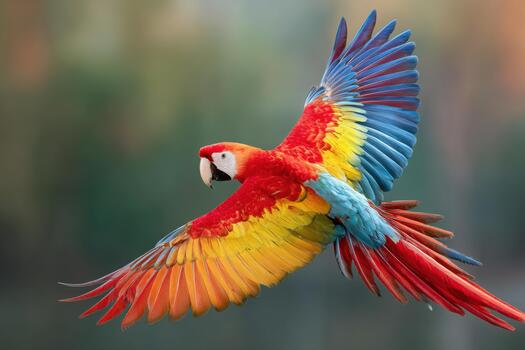
#> input picture parrot.jpg, 525 x 350 px
$ jupyter execute 'exp3 Histogram.ipynb'
#> lines starting #> are read from the running program, lines starting #| are printed output that depends on the picture
# Ex. No: 03
## Histogram Equalization Using OpenCV (Grayscale & Color Images)

## Name : MADHUMITHA R R
## Reg. No : 212224240083

[cell 1]
import cv2
import matplotlib.pyplot as plt

gray = cv2.imread('parrot.jpg', 0)
#> gray: shape (350, 525); min 0, max 248, mean 100.3

if gray is None:
    print("Image not found. Check the file name and folder.")
else:
    plt.figure(figsize=(10, 8))

    plt.subplot(2, 2, 1)
    plt.imshow(gray, cmap='gray')
    plt.title('Original Grayscale Image')
    plt.axis('off')

    plt.subplot(2, 2, 2)
    plt.hist(gray.ravel(), 256, [0, 256], color='black')
    plt.title('Original Histogram')

    equalized = cv2.equalizeHist(gray)
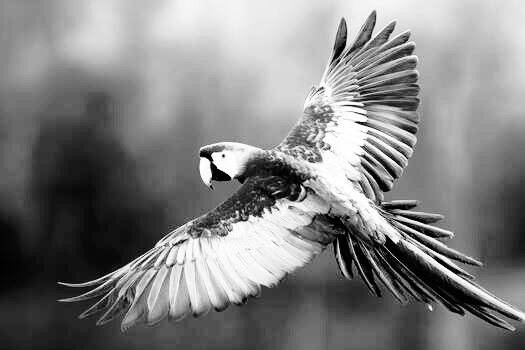
#> equalized: shape (350, 525); min 0, max 255, mean 128.7

    plt.subplot(2, 2, 3)
    plt.imshow(equalized, cmap='gray')
    plt.title('Enhanced Grayscale Image')
    plt.axis('off')

    plt.subplot(2, 2, 4)
    plt.hist(equalized.ravel(), 256, [0, 256], color='black')
    plt.title('Enhanced Histogram')

    plt.tight_layout()
    plt.show()
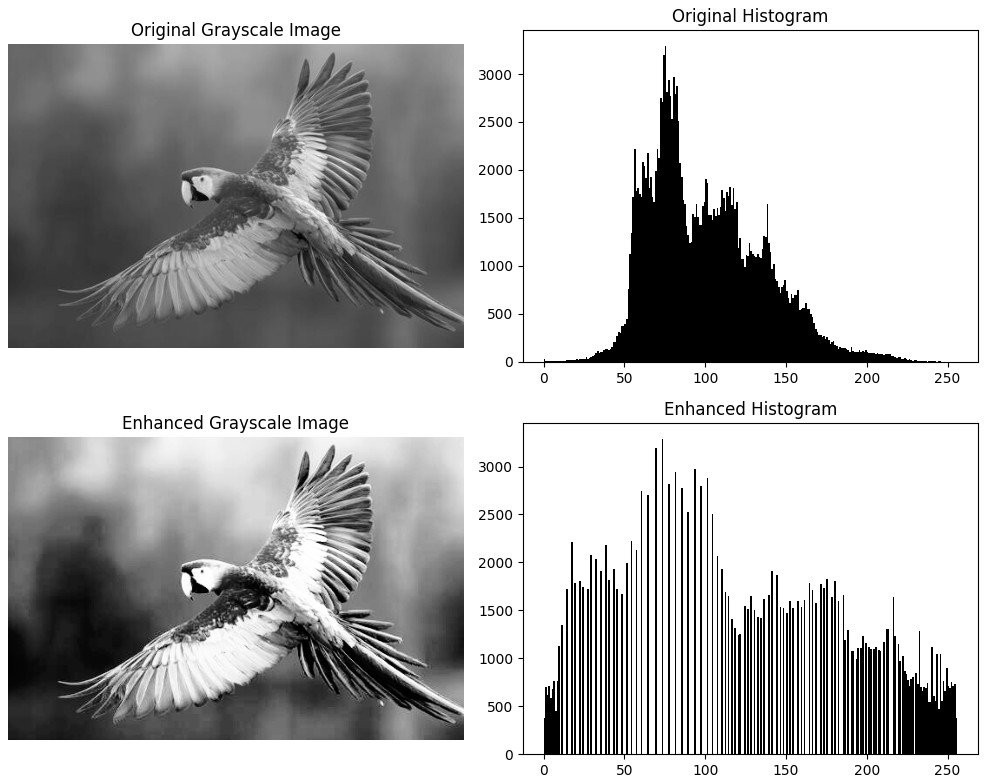
#> figure drawn by matplotlib, 4 panels; panel 2: tallest bar 3291 high, from x = 75 to 76; panel 4: tallest bar 3291 high, from x = 73 to 74

[cell 2]
import cv2
import numpy as np
import matplotlib.pyplot as plt

# Read the color image
img = cv2.imread("parrot.jpg")
#> img is the input picture: shape (350, 525, 3); mean B, G, R 82.8, 98.3, 110.9

if img is None:
    print("Error: parrot.jpg not found!")
else:
    # Split B, G, R channels
    b, g, r = cv2.split(img)
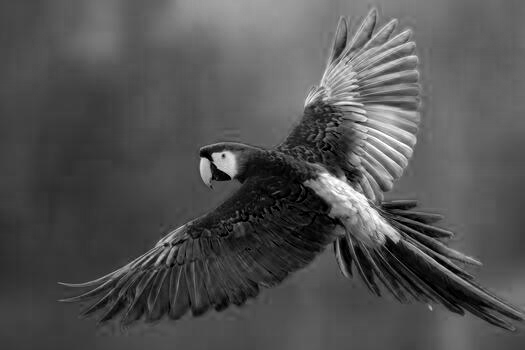
#> b: shape (350, 525); min 0, max 255, mean 82.8
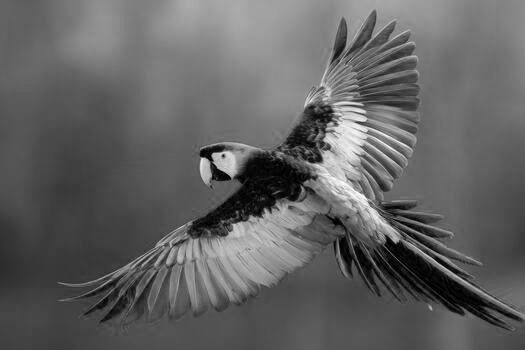
#> g: shape (350, 525); min 0, max 255, mean 98.3

    # Convert BGR to HSV
    hsv = cv2.cvtColor(img, cv2.COLOR_BGR2HSV)
#> hsv: shape (350, 525, 3); mean H, S, V 58.6, 86.4, 122.8

    # Split H, S, V channels
    h, s, v = cv2.split(hsv)
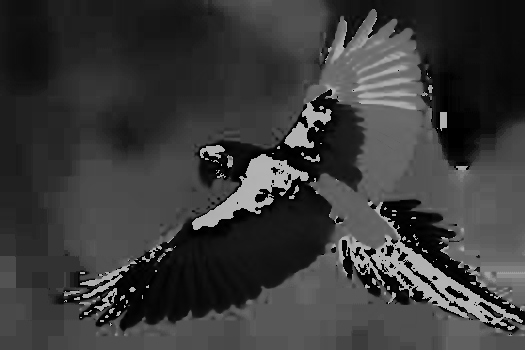
#> h: shape (350, 525); min 0, max 179, mean 58.6
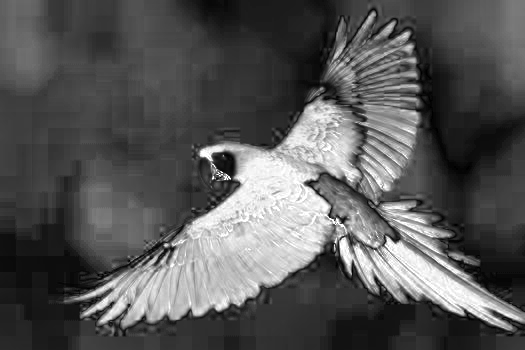
#> s: shape (350, 525); min 0, max 255, mean 86.4
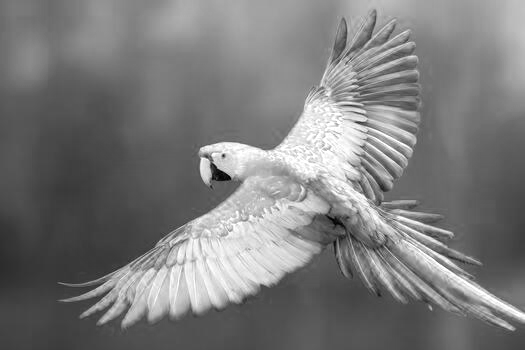
#> v: shape (350, 525); min 1, max 255, mean 122.8

    # Apply histogram equalization to V channel
    v_eq = cv2.equalizeHist(v)
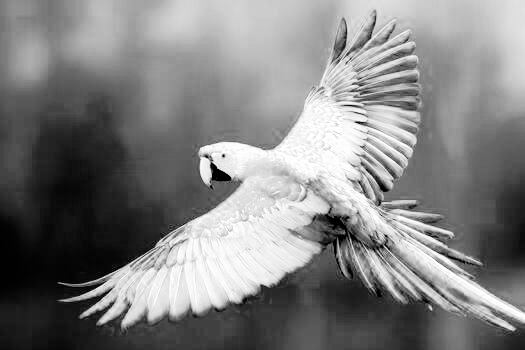
#> v_eq: shape (350, 525); min 0, max 255, mean 128.4

    # Merge HSV channels
    hsv_eq = cv2.merge((h, s, v_eq))
#> hsv_eq: shape (350, 525, 3); mean H, S, V 58.6, 86.4, 128.4

    # Convert HSV back to BGR
    enhanced = cv2.cvtColor(hsv_eq, cv2.COLOR_HSV2BGR)
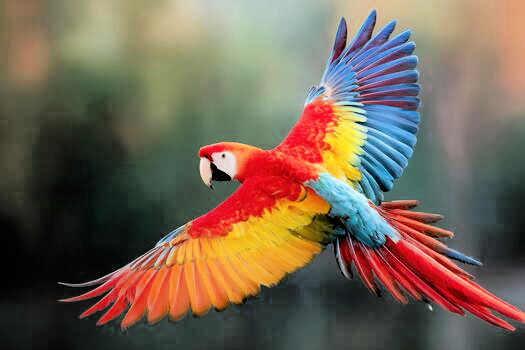
#> enhanced: shape (350, 525, 3); mean B, G, R 83.8, 100.2, 116.5

    # Display images and histograms
    plt.figure(figsize=(12, 8))

    # Original color image
    plt.subplot(2, 2, 1)
    plt.imshow(cv2.cvtColor(img, cv2.COLOR_BGR2RGB))
    plt.title("Original Color Image")
    plt.axis("off")

    # Original B, G, R histograms
    plt.subplot(2, 2, 2)
    plt.hist(b.ravel(), 256, [0, 256],
             color="blue", alpha=0.5, label="Blue")
    plt.hist(g.ravel(), 256, [0, 256],
             color="green", alpha=0.5, label="Green")
    plt.hist(r.ravel(), 256, [0, 256],
             color="red", alpha=0.5, label="Red")
    plt.title("Original BGR Histograms")
    plt.xlabel("Pixel Intensity")
    plt.ylabel("Frequency")
    plt.legend()

    # Enhanced color image
    plt.subplot(2, 2, 3)
    plt.imshow(cv2.cvtColor(enhanced, cv2.COLOR_BGR2RGB))
    plt.title("Enhanced Color Image")
    plt.axis("off")

    # Enhanced V channel histogram
    plt.subplot(2, 2, 4)
    plt.hist(v_eq.ravel(), 256, [0, 256], color="purple")
    plt.title("Enhanced V Channel Histogram")
    plt.xlabel("Pixel Intensity")
    plt.ylabel("Frequency")

    plt.tight_layout()
    plt.show()
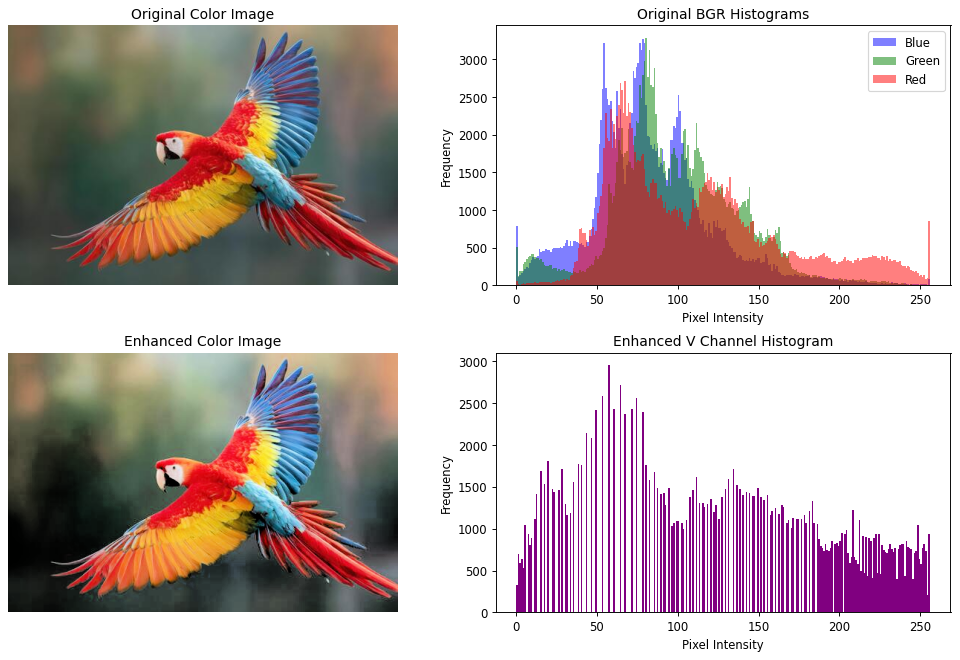
#> figure drawn by matplotlib, 4 panels; panel 2: tallest bar 3274 high, from x = 78 to 79; panel 2: tallest bar 3284 high, from x = 80 to 81; panel 2: tallest bar 2717 high, from x = 67 to 68; panel 4: tallest bar 2955 high, from x = 57 to 58

    # Save enhanced image
    cv2.imwrite("enhanced_color.jpg", enhanced)

    print("Color histogram equalization completed successfully!")
    print("Saved as enhanced_color.jpg")
